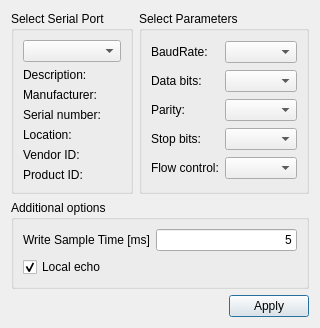
<?xml version="1.0" encoding="UTF-8"?>
<ui version="4.0">
 <class>SettingsDialog</class>
 <widget class="QDialog" name="SettingsDialog">
  <property name="geometry">
   <rect>
    <x>0</x>
    <y>0</y>
    <width>298</width>
    <height>300</height>
   </rect>
  </property>
  <property name="windowTitle">
   <string>Settings</string>
  </property>
  <layout class="QGridLayout" name="gridLayout_3">
   <item row="0" column="0">
    <widget class="QGroupBox" name="selectBox">
     <property name="title">
      <string>Select Serial Port</string>
     </property>
     <layout class="QGridLayout" name="gridLayout">
      <item row="0" column="0">
       <widget class="QComboBox" name="serialPortInfoListBox"/>
      </item>
      <item row="1" column="0">
       <widget class="QLabel" name="descriptionLabel">
        <property name="text">
         <string>Description:</string>
        </property>
       </widget>
      </item>
      <item row="2" column="0">
       <widget class="QLabel" name="manufacturerLabel">
        <property name="text">
         <string>Manufacturer:</string>
        </property>
       </widget>
      </item>
      <item row="3" column="0">
       <widget class="QLabel" name="serialNumberLabel">
        <property name="text">
         <string>Serial number:</string>
        </property>
       </widget>
      </item>
      <item row="4" column="0">
       <widget class="QLabel" name="locationLabel">
        <property name="text">
         <string>Location:</string>
        </property>
       </widget>
      </item>
      <item row="5" column="0">
       <widget class="QLabel" name="vidLabel">
        <property name="text">
         <string>Vendor ID:</string>
        </property>
       </widget>
      </item>
      <item row="6" column="0">
       <widget class="QLabel" name="pidLabel">
        <property name="text">
         <string>Product ID:</string>
        </property>
       </widget>
      </item>
     </layout>
    </widget>
   </item>
   <item row="2" column="0" colspan="2">
    <layout class="QHBoxLayout" name="horizontalLayout">
     <item>
      <spacer name="horizontalSpacer">
       <property name="orientation">
        <enum>Qt::Horizontal</enum>
       </property>
       <property name="sizeHint" stdset="0">
        <size>
         <width>96</width>
         <height>20</height>
        </size>
       </property>
      </spacer>
     </item>
     <item>
      <widget class="QPushButton" name="applyButton">
       <property name="text">
        <string>Apply</string>
       </property>
      </widget>
     </item>
    </layout>
   </item>
   <item row="1" column="0" colspan="2">
    <widget class="QGroupBox" name="additionalOptionsGroupBox">
     <property name="title">
      <string>Additional options</string>
     </property>
     <layout class="QVBoxLayout" name="verticalLayout">
      <item>
       <layout class="QHBoxLayout" name="horizontalLayout_2">
        <item>
         <widget class="QLabel" name="label">
          <property name="text">
           <string>Write Sample Time [ms]</string>
          </property>
         </widget>
        </item>
        <item>
         <widget class="QLineEdit" name="le_ts">
          <property name="text">
           <string>5</string>
          </property>
          <property name="alignment">
           <set>Qt::AlignRight|Qt::AlignTrailing|Qt::AlignVCenter</set>
          </property>
         </widget>
        </item>
       </layout>
      </item>
      <item alignment="Qt::AlignTop">
       <widget class="QCheckBox" name="localEchoCheckBox">
        <property name="text">
         <string>Local echo</string>
        </property>
        <property name="checked">
         <bool>true</bool>
        </property>
       </widget>
      </item>
     </layout>
    </widget>
   </item>
   <item row="0" column="1">
    <widget class="QGroupBox" name="parametersBox">
     <property name="title">
      <string>Select Parameters</string>
     </property>
     <layout class="QGridLayout" name="gridLayout_2">
      <item row="0" column="0">
       <widget class="QLabel" name="baudRateLabel">
        <property name="text">
         <string>BaudRate:</string>
        </property>
       </widget>
      </item>
      <item row="0" column="1">
       <widget class="QComboBox" name="baudRateBox"/>
      </item>
      <item row="1" column="0">
       <widget class="QLabel" name="dataBitsLabel">
        <property name="text">
         <string>Data bits:</string>
        </property>
       </widget>
      </item>
      <item row="1" column="1">
       <widget class="QComboBox" name="dataBitsBox"/>
      </item>
      <item row="2" column="0">
       <widget class="QLabel" name="parityLabel">
        <property name="text">
         <string>Parity:</string>
        </property>
       </widget>
      </item>
      <item row="2" column="1">
       <widget class="QComboBox" name="parityBox"/>
      </item>
      <item row="3" column="0">
       <widget class="QLabel" name="stopBitsLabel">
        <property name="text">
         <string>Stop bits:</string>
        </property>
       </widget>
      </item>
      <item row="3" column="1">
       <widget class="QComboBox" name="stopBitsBox"/>
      </item>
      <item row="4" column="0">
       <widget class="QLabel" name="flowControlLabel">
        <property name="text">
         <string>Flow control:</string>
        </property>
       </widget>
      </item>
      <item row="4" column="1">
       <widget class="QComboBox" name="flowControlBox"/>
      </item>
     </layout>
    </widget>
   </item>
  </layout>
 </widget>
 <resources/>
 <connections/>
</ui>
